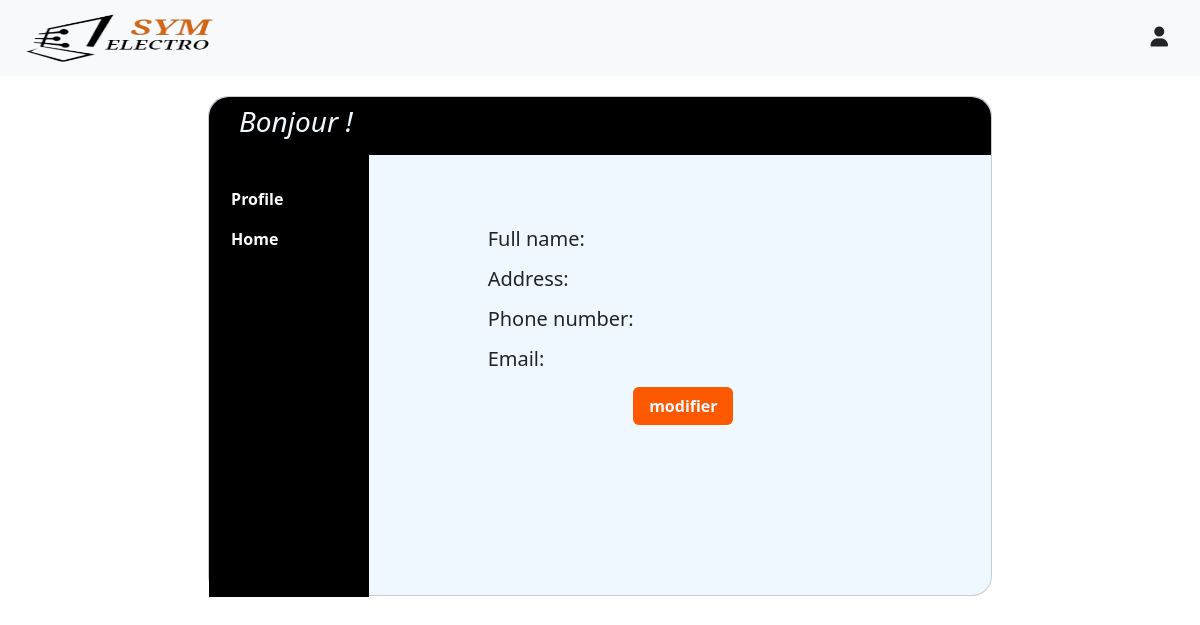
/responsable/modifyaccount.php, run on an earlier commit of the app's database.
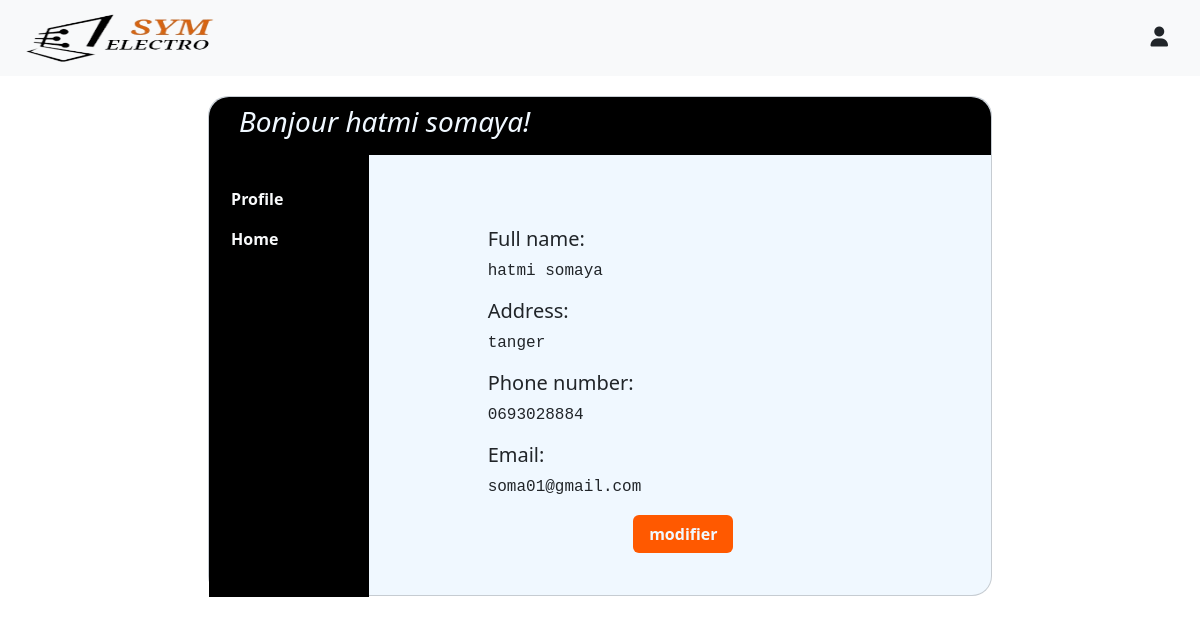
And on a later commit of the database.
### tables this page shows
CREATE TABLE IF NOT EXISTS `responsable` (
  `id_responsable` varchar(10) NOT NULL,
  `email` varchar(100) NOT NULL,
  `mot_pass` varchar(100) NOT NULL,
  `nom_responsable` varchar(40) NOT NULL,
  `prenom_responsable` varchar(40) NOT NULL,
  `adress` varchar(40) DEFAULT NULL,
  `nmr_tele` varchar(20) DEFAULT NULL,
  `photo` varchar(200) DEFAULT NULL,
  PRIMARY KEY (`id_responsable`)
);

### responsable/modifyaccount.php (the view, shortened to what this page needs)
<?php
require("connexion.php");
?>
<!DOCTYPE html>
<html lang="en">
<head>
    <link href="bootstrap.min.css" rel='stylesheet'>
    <link rel="stylesheet" href="https://cdnjs.cloudflare.com/ajax/libs/font-awesome/6.1.2/css/all.min.css">
</head>
<body>
<nav class="navbar navbar-expand-sm navbar-dark bg-light">
  <div class="container-fluid">
    <a class="navbar-brand" href="javascript:void(0)"><img class='logo' src="logo/logo2.png"></a>
      <div class="dropdown dropstart text-end">
      <a class="nav-link text-dark" data-bs-toggle="dropdown" href="#"><i class="fa-solid fa-user"></i></a>
</div>
         </div>
</nav>
<?php
   $r=$connexion->prepare("SELECT *
   from responsable
   where email=?");
   $r->execute(array($_SESSION['login']));
   $d=date("h");
   if ($d<12) {
    $bonjour="Bonjour ";
   }else{
    $bonjour="Bonsoir " ;
   }
    ?>
<?php
$l=$r->fetch();?>
<div class="d-flex justify-content-center container-fluid " style='margin-top:-50px;'>
    <div class="card col-8 " style="background-color: aliceblue; border-radius: 20px; margin-top: 70px;height: 500px;">
        <div class="nav justify-content-start" style="border-radius: 20px 20px 0px 0px; background-color: black;color:white">
       <h3 class="d-flex flex-wrap align-content-center" style="margin-left: 30px;color: aliceblue; font-style: italic; height: 50px;"><?php echo  $bonjour ?><?php echo $l["nom_responsable"] ?> <?php echo $l["prenom_responsable"] ?>! <br></h4>
</h3>
</div>
        <div class="row" style="margin-left: 0.1px;">
            <div   style="border-radius: 0px px 0px 0px;background-color:black ;height:442px; width: 20.1%;"><br>
                    <span class="lin" style="background-color:; width: 100%"><a style="font-weight:bold"class='text-light' href="modifyaccount.php"  >Profile</a></span>
                    <span class="lin" style="background-color:; width: 100%"><a style="font-weight:bold" class='text-light' href="accueiL.php">Home</a></span>
            </div>
            <div    style="background-color:;width: 78.4%;">
            <div style="margin-left: 107px;"><br>
              <div id='info' class='mt-5'>
                <h5>Full name:</h5>
                <p class='font-monospace mt-2'><?php echo $l["nom_responsable"].' '.$l["prenom_responsable"]  ?></p>
                <h5>Address:</h5>
                <p class='font-monospace'><?php echo $l["adress"]  ?></p>
                <h5>Phone number:</h5>
                <p class='font-monospace'><?php echo  $l["nmr_tele"] ?></p>
                <h5>Email:</h5>
                <p class='font-monospace'><?php echo $l["email"] ?></p>
              </div>
               <center>
                <div id="info"  style="margin-left: -100px;">
   <input type="button" value="modifier" id="modif" class="btn"  style="color: aliceblue; background-color: #ff5900;"></div>
                </div>
            </div></div>
        </div>
    </div>
   </body>
</html>

### responsable/modifyaccount.php (style rules this page uses)
.logo { width:200px; height:50px; }
.btn { background-color:#EB5E29; width:100px; font-weight:bold; }
.fa-user { font-size:20px; margin-right:20px; }
.lin { width: 100%; display: flex; align-items: center; height: 40px; }
a { text-decoration: none; margin-left: 10px; }

What changed in the data, as far as the page shows it:
added responsable: nom_responsable "hatmi", prenom_responsable "somaya", adress "tanger", nmr_tele "0693028884", email "soma01@gmail.com"
